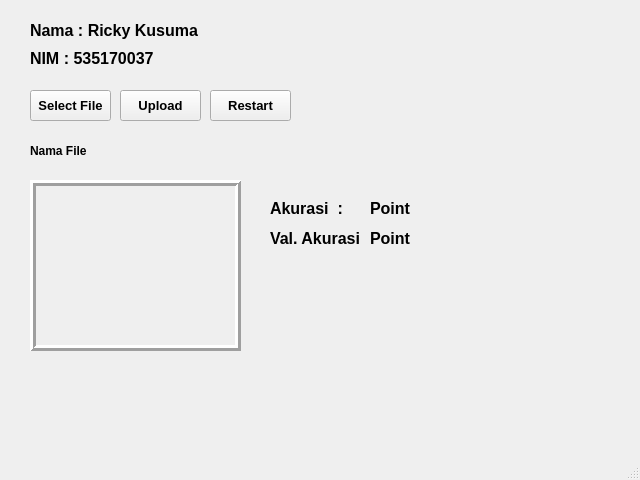
<?xml version="1.0" encoding="UTF-8"?>
<ui version="4.0">
 <class>MainWindow</class>
 <widget class="QMainWindow" name="MainWindow">
  <property name="geometry">
   <rect>
    <x>0</x>
    <y>0</y>
    <width>640</width>
    <height>480</height>
   </rect>
  </property>
  <property name="windowTitle">
   <string>MainWindow</string>
  </property>
  <widget class="QWidget" name="centralwidget">
   <widget class="QLabel" name="label_Nama">
    <property name="geometry">
     <rect>
      <x>30</x>
      <y>20</y>
      <width>171</width>
      <height>21</height>
     </rect>
    </property>
    <property name="font">
     <font>
      <pointsize>12</pointsize>
      <weight>75</weight>
      <bold>true</bold>
     </font>
    </property>
    <property name="text">
     <string>Nama : Ricky Kusuma </string>
    </property>
   </widget>
   <widget class="QLabel" name="label_NIM">
    <property name="geometry">
     <rect>
      <x>30</x>
      <y>50</y>
      <width>141</width>
      <height>16</height>
     </rect>
    </property>
    <property name="font">
     <font>
      <pointsize>12</pointsize>
      <weight>75</weight>
      <bold>true</bold>
     </font>
    </property>
    <property name="text">
     <string>NIM : 535170037</string>
    </property>
   </widget>
   <widget class="QPushButton" name="selectFile">
    <property name="geometry">
     <rect>
      <x>30</x>
      <y>90</y>
      <width>81</width>
      <height>31</height>
     </rect>
    </property>
    <property name="font">
     <font>
      <pointsize>10</pointsize>
      <weight>75</weight>
      <bold>true</bold>
     </font>
    </property>
    <property name="text">
     <string>Select File</string>
    </property>
   </widget>
   <widget class="QPushButton" name="uploadButton">
    <property name="geometry">
     <rect>
      <x>120</x>
      <y>90</y>
      <width>81</width>
      <height>31</height>
     </rect>
    </property>
    <property name="font">
     <font>
      <pointsize>10</pointsize>
      <weight>75</weight>
      <bold>true</bold>
     </font>
    </property>
    <property name="text">
     <string>Upload</string>
    </property>
   </widget>
   <widget class="QPushButton" name="restartButton">
    <property name="geometry">
     <rect>
      <x>210</x>
      <y>90</y>
      <width>81</width>
      <height>31</height>
     </rect>
    </property>
    <property name="font">
     <font>
      <pointsize>10</pointsize>
      <weight>75</weight>
      <bold>true</bold>
     </font>
    </property>
    <property name="text">
     <string>Restart</string>
    </property>
   </widget>
   <widget class="QLabel" name="namaFile">
    <property name="geometry">
     <rect>
      <x>30</x>
      <y>140</y>
      <width>71</width>
      <height>21</height>
     </rect>
    </property>
    <property name="font">
     <font>
      <pointsize>9</pointsize>
      <weight>75</weight>
      <bold>true</bold>
     </font>
    </property>
    <property name="text">
     <string>Nama File</string>
    </property>
   </widget>
   <widget class="QFrame" name="frameGambar">
    <property name="geometry">
     <rect>
      <x>30</x>
      <y>180</y>
      <width>211</width>
      <height>171</height>
     </rect>
    </property>
    <property name="font">
     <font>
      <pointsize>10</pointsize>
      <weight>75</weight>
      <bold>true</bold>
     </font>
    </property>
    <property name="frameShape">
     <enum>QFrame::Box</enum>
    </property>
    <property name="frameShadow">
     <enum>QFrame::Raised</enum>
    </property>
    <property name="lineWidth">
     <number>3</number>
    </property>
   </widget>
   <widget class="QLabel" name="labelAkurasi">
    <property name="geometry">
     <rect>
      <x>270</x>
      <y>200</y>
      <width>91</width>
      <height>16</height>
     </rect>
    </property>
    <property name="font">
     <font>
      <pointsize>12</pointsize>
      <weight>75</weight>
      <bold>true</bold>
     </font>
    </property>
    <property name="text">
     <string>Akurasi  : </string>
    </property>
   </widget>
   <widget class="QLabel" name="valAkurasi">
    <property name="geometry">
     <rect>
      <x>270</x>
      <y>230</y>
      <width>101</width>
      <height>16</height>
     </rect>
    </property>
    <property name="font">
     <font>
      <pointsize>12</pointsize>
      <weight>75</weight>
      <bold>true</bold>
     </font>
    </property>
    <property name="text">
     <string>Val. Akurasi   :  </string>
    </property>
   </widget>
   <widget class="QLabel" name="pointAkurasi">
    <property name="geometry">
     <rect>
      <x>370</x>
      <y>200</y>
      <width>151</width>
      <height>16</height>
     </rect>
    </property>
    <property name="font">
     <font>
      <pointsize>12</pointsize>
      <weight>75</weight>
      <bold>true</bold>
     </font>
    </property>
    <property name="text">
     <string>Point</string>
    </property>
   </widget>
   <widget class="QLabel" name="pointAkurasi_2">
    <property name="geometry">
     <rect>
      <x>370</x>
      <y>230</y>
      <width>151</width>
      <height>16</height>
     </rect>
    </property>
    <property name="font">
     <font>
      <pointsize>12</pointsize>
      <weight>75</weight>
      <bold>true</bold>
     </font>
    </property>
    <property name="text">
     <string>Point</string>
    </property>
   </widget>
  </widget>
  <widget class="QStatusBar" name="statusbar"/>
 </widget>
 <resources/>
 <connections/>
</ui>
